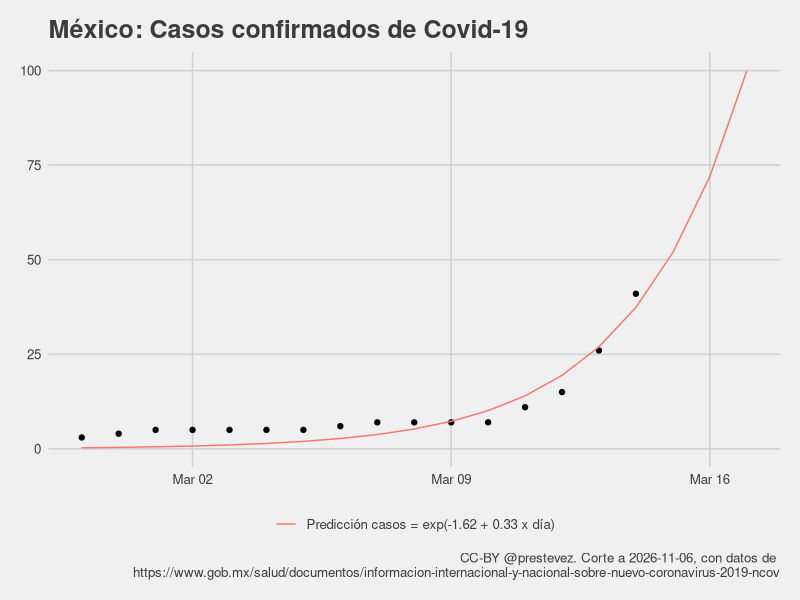

Generate this figure with R:
library(tidyverse)
library(ggthemes)
library(lubridate)

casos <- read_csv("confirmados.csv")

casos$t <- (nrow(casos)-1):0

casos %>%
  filter(casos > 0) -> casos

m1 <- glm(casos ~ t, 
          data = casos,
          family = gaussian("log"))

summary(m1)

max_date <- max(casos$date) + 1
max_t <- max(casos$t) + 1

tibble(
  date = seq(max_date,max_date+2, 1),
  casos = NA,
  t = max_t:(max_t+2),
  predicted = predict(m1, newdata = data.frame(t = max_t:(max_t+2)), type = "response")
  ) %>%
  bind_rows(
    mutate(casos,
      predicted = predict(m1, type = "response"))) %>%
  arrange(date) -> casos_with_predictions

modelo <- paste0("Predicción casos = exp(",
                 round(m1[[1]][1], 2),
                 " + ",
                 round(m1[[1]][2], 2),
                 " x día)")

hoy <- Sys.Date()

pg <- "https://www.gob.mx/salud/documentos/informacion-internacional-y-nacional-sobre-nuevo-coronavirus-2019-ncov"

casos_with_predictions %>%
  ggplot(aes(date, casos)) + 
  geom_point() +
  theme_fivethirtyeight() +
  geom_line(aes(y = predicted, colour = modelo)) +
  xlab("Total de casos") + 
  labs(title = "México: Casos confirmados de Covid-19",
       caption = paste0("CC-BY @prestevez. Corte a ", hoy, ", con datos de \n", pg)) +
  theme(legend.title = element_blank()) -> p1

ggsave("casos.png", p1)


